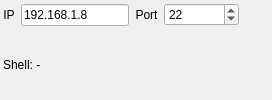
            <widget class="QWidget" name="tabSSH">
             <attribute name="title">
              <string>SSH</string>
             </attribute>
             <layout class="QGridLayout" name="gridLayout_4" columnstretch="0,1,0,0,0">
              <property name="leftMargin">
               <number>3</number>
              </property>
              <property name="topMargin">
               <number>3</number>
              </property>
              <property name="rightMargin">
               <number>3</number>
              </property>
              <property name="bottomMargin">
               <number>3</number>
              </property>
              <item row="0" column="4">
               <widget class="QPushButton" name="btSSHPref">
                <property name="sizePolicy">
                 <sizepolicy hsizetype="Fixed" vsizetype="Fixed">
                  <horstretch>0</horstretch>
                  <verstretch>0</verstretch>
                 </sizepolicy>
                </property>
                <property name="minimumSize">
                 <size>
                  <width>24</width>
                  <height>24</height>
                 </size>
                </property>
                <property name="maximumSize">
                 <size>
                  <width>24</width>
                  <height>24</height>
                 </size>
                </property>
                <property name="toolTip">
                 <string>SSH settings</string>
                </property>
                <property name="text">
                 <string/>
                </property>
                <property name="icon">
                 <iconset resource="im.qrc">
                  <normaloff>:/im/PrefWheel.png</normaloff>:/im/PrefWheel.png</iconset>
                </property>
                <property name="iconSize">
                 <size>
                  <width>24</width>
                  <height>24</height>
                 </size>
                </property>
                <property name="flat">
                 <bool>true</bool>
                </property>
               </widget>
              </item>
              <item row="0" column="0">
               <widget class="QLabel" name="label_8">
                <property name="text">
                 <string extracomment="IP сервера">IP</string>
                </property>
                <property name="alignment">
                 <set>Qt::AlignCenter</set>
                </property>
               </widget>
              </item>
              <item row="0" column="1">
               <widget class="QLineEdit" name="leSSHIP">
                <property name="sizePolicy">
                 <sizepolicy hsizetype="Preferred" vsizetype="Fixed">
                  <horstretch>0</horstretch>
                  <verstretch>0</verstretch>
                 </sizepolicy>
                </property>
                <property name="maximumSize">
                 <size>
                  <width>16777215</width>
                  <height>16777215</height>
                 </size>
                </property>
                <property name="toolTip">
                 <string extracomment="Адрес сервера">Server IP</string>
                </property>
                <property name="text">
                 <string notr="true">192.168.1.8</string>
                </property>
               </widget>
              </item>
              <item row="0" column="3">
               <widget class="QSpinBox" name="sbSSHPort">
                <property name="sizePolicy">
                 <sizepolicy hsizetype="Minimum" vsizetype="Fixed">
                  <horstretch>0</horstretch>
                  <verstretch>0</verstretch>
                 </sizepolicy>
                </property>
                <property name="minimumSize">
                 <size>
                  <width>75</width>
                  <height>20</height>
                 </size>
                </property>
                <property name="toolTip">
                 <string extracomment="Порт сервера">Server port</string>
                </property>
                <property name="styleSheet">
                 <string notr="true"/>
                </property>
                <property name="maximum">
                 <number>99999</number>
                </property>
                <property name="value">
                 <number>22</number>
                </property>
               </widget>
              </item>
              <item row="0" column="2">
               <widget class="QLabel" name="label_12">
                <property name="text">
                 <string>Port</string>
                </property>
                <property name="alignment">
                 <set>Qt::AlignCenter</set>
                </property>
               </widget>
              </item>
              <item row="1" column="0" colspan="5">
               <widget class="QLabel" name="lbSSHStatus">
                <property name="text">
                 <string>Shell: -</string>
                </property>
                <property name="wordWrap">
                 <bool>true</bool>
                </property>
               </widget>
              </item>
             </layout>
            </widget>
